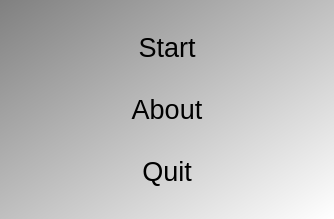
<?xml version="1.0" encoding="UTF-8"?>
<ui version="4.0">
 <class>QtTestTextPositionWidgetMenuDialog</class>
 <widget class="QDialog" name="QtTestTextPositionWidgetMenuDialog">
  <property name="geometry">
   <rect>
    <x>0</x>
    <y>0</y>
    <width>334</width>
    <height>219</height>
   </rect>
  </property>
  <property name="font">
   <font>
    <pointsize>20</pointsize>
   </font>
  </property>
  <property name="windowTitle">
   <string>TestTextPositionWidget</string>
  </property>
  <property name="styleSheet">
   <string notr="true">QDialog { 
background-color: qlineargradient(x1: 0, y1: 0, x2: 1, y2: 1, stop: 0  #808080, stop: 1 #ffffff);
}
QPushButton { background-color: rgb(255, 255, 255);  }
QPushButton { color: rgb(0,0,0); }
QPushButton { font: 48px, &quot;monospace&quot; }</string>
  </property>
  <layout class="QGridLayout" name="gridLayout">
   <item row="3" column="0">
    <widget class="QPushButton" name="button_about">
     <property name="text">
      <string>About</string>
     </property>
     <property name="flat">
      <bool>true</bool>
     </property>
    </widget>
   </item>
   <item row="4" column="0">
    <widget class="QPushButton" name="button_quit">
     <property name="text">
      <string>Quit</string>
     </property>
     <property name="flat">
      <bool>true</bool>
     </property>
    </widget>
   </item>
   <item row="0" column="0">
    <widget class="QPushButton" name="button_start">
     <property name="text">
      <string>Start</string>
     </property>
     <property name="flat">
      <bool>true</bool>
     </property>
    </widget>
   </item>
  </layout>
 </widget>
 <tabstops>
  <tabstop>button_start</tabstop>
  <tabstop>button_about</tabstop>
  <tabstop>button_quit</tabstop>
 </tabstops>
 <resources/>
 <connections/>
</ui>
